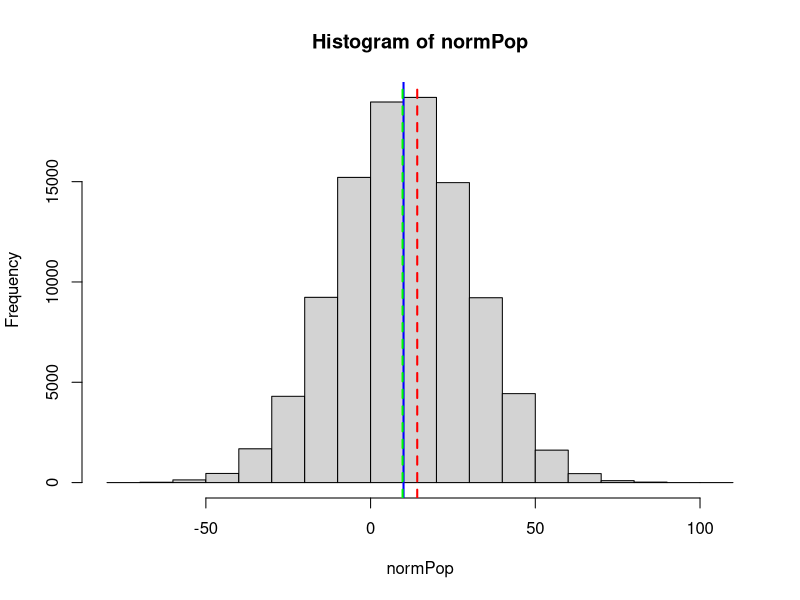
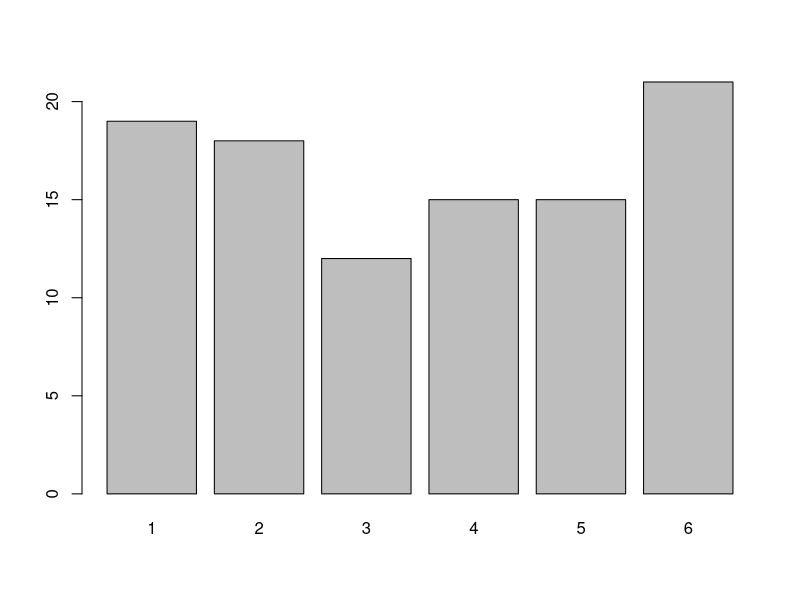

Generate these figures, in order, with R:
## ---- chunk 1
normPop <- rnorm(1e5, mean = 10, sd = 20)

x <- sample(normPop, size = 5, replace = TRUE)
y <- sample(normPop, size = 100, replace = TRUE)

hist(normPop)
abline(v = 10, col = "blue", lwd = 2)
abline(v = mean(x), col = 'red', lty = 2, lwd = 2)
abline(v = mean(y), col = 'green', lty = 2, lwd = 2)
## ---- chunk 2
rollDie <- function(nRolls, seed) {
    set.seed(seed)
    sample(1:6, nRolls, replace = TRUE)
}
barplot(table(rollDie(100, 1)))
prop.table(table(rollDie(100, 1)))
## ---- chunk 3
round(prop.table(table(rollDie(1e6, 1))), 3)
